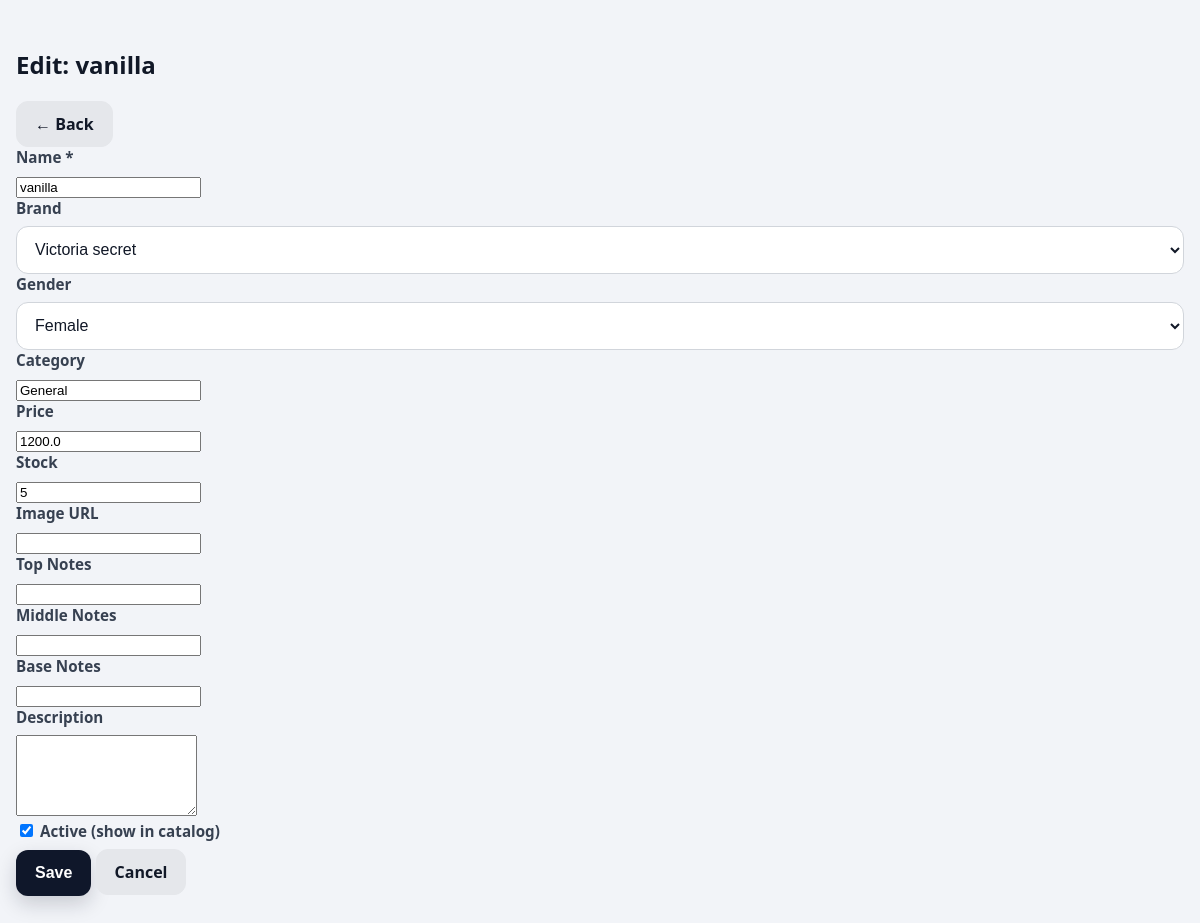
Page /admin/perfumes/8/edit on the committed database.
### app/models.py (models this page shows, shortened)
class Perfume(db.Model):
    id = db.Column(db.Integer, primary_key=True)
    name = db.Column(db.String(150), nullable=False)
    price = db.Column(db.Float, nullable=False, default=0.0)
    stock_qty = db.Column(db.Integer, nullable=False, default=0)
    gender_target = db.Column(db.String(20), nullable=False, default="Unisex")
    category = db.Column(db.String(50), nullable=False, default="General")
    top_notes = db.Column(db.String(200), default="")
    middle_notes = db.Column(db.String(200), default="")
    base_notes = db.Column(db.String(200), default="")
    description = db.Column(db.Text, default="")
    image_url = db.Column(db.String(500), default="")
    is_active = db.Column(db.Boolean, default=True, nullable=False)
    brand_id = db.Column(db.Integer, db.ForeignKey("brand.id"), nullable=False)

class Brand(db.Model):
    id = db.Column(db.Integer, primary_key=True)
    name = db.Column(db.String(100), unique=True, nullable=False)
    perfumes = db.relationship("Perfume", backref="brand_obj", lazy=True)

### app/routes.py (the view, shortened to what this page needs)
@app.route("/admin/perfumes/<int:perfume_id>/edit", methods=["GET", "POST"])
def admin_edit_perfume(perfume_id):
    perfume = db.session.get(Perfume, perfume_id)
    if not perfume:
        return "Perfume not found", 404
    brands = Brand.query.order_by(Brand.name.asc()).all()
    error_msg = ""
    return render_template("admin_edit_perfume.html", perfume=perfume, brands=brands, error_msg=error_msg)

### app/templates/admin_edit_perfume.html (shortened to what this page needs)
{% extends "base.html" %}
{% block content %}
<div class="container page-content">
  <div class="admin-head-row">
    <h2>Edit: {{ perfume.name }}</h2>
    <a class="btn btn-secondary" href="{{ url_for('admin_perfumes') }}">← Back</a>
  </div>
  <div class="admin-form-card">
    <form method="POST">
      <div class="admin-form-grid">
        <div class="field field-full">
          <label>Name *</label>
          <input class="search-input" name="name" value="{{ perfume.name }}" required>
        </div>
        <div class="field">
          <label>Brand</label>
          <select name="brand_id">
            {% for b in brands %}
              <option value="{{ b.id }}" {% if perfume.brand_id == b.id %}selected{% endif %}>{{ b.name }}</option>
            {% endfor %}
          </select>
        </div>
        <div class="field">
          <label>Gender</label>
          {% set g = perfume.gender_target or "Unisex" %}
          <select name="gender_target">
            <option value="Female" {% if g=="Female" %}selected{% endif %}>Female</option>
          </select>
        </div>
        <div class="field">
          <label>Category</label>
          <input class="search-input" name="category" value="{{ perfume.category or 'General' }}">
        </div>
        <div class="field">
          <label>Price</label>
          <input class="search-input" name="price" value="{{ perfume.price }}">
        </div>
        <div class="field">
          <label>Stock</label>
          <input class="search-input" name="stock_qty" value="{{ perfume.stock_qty }}">
        </div>
        <div class="field field-full">
          <label>Image URL</label>
          <input class="search-input" name="image_url" value="{{ perfume.image_url or '' }}">
        </div>
        <div class="field">
          <label>Top Notes</label>
          <input class="search-input" name="top_notes" value="{{ perfume.top_notes or '' }}">
        </div>
        <div class="field">
          <label>Middle Notes</label>
          <input class="search-input" name="middle_notes" value="{{ perfume.middle_notes or '' }}">
        </div>
        <div class="field">
          <label>Base Notes</label>
          <input class="search-input" name="base_notes" value="{{ perfume.base_notes or '' }}">
        </div>
        <div class="field field-full">
          <label>Description</label>
          <textarea class="admin-textarea" name="description" rows="5">{{ perfume.description or '' }}</textarea>
        </div>
        <div class="field field-full inline-check">
          <label class="check-wrap">
            <input type="checkbox" name="is_active" {% if perfume.is_active %}checked{% endif %}>
            <span>Active (show in catalog)</span>
          </label>
        </div>
        <div class="field field-full form-actions">
          <button class="btn btn-primary" type="submit">Save</button>
          <a class="btn btn-secondary" href="{{ url_for('admin_perfumes') }}">Cancel</a>
        </div>
      </div>
    </form>
  </div>
</div>
{% endblock %}

### app/static/css/style.css (style rules this page uses)
:root { --bg: #f2f4f8; --panel: #ffffff; --text: #111827; --muted: #6b7280; --line: #e5e7eb; --primary: #0f172a; --primary-2: #1e3a8a; --primary-3: #2563eb; --shadow: 0 10px 30px rgba(15, 23, 42, 0.08); --radius-lg: 18px; --radius-md: 12px; --radius-sm: 10px; }
* { box-sizing: border-box; }
html, body { margin: 0; padding: 0; font-family: "Segoe UI", Tahoma, Geneva, Verdana, sans-serif; background: var(--bg); color: var(--text); }
a { color: inherit; text-decoration: none; }
.container { width: min(1280px, calc(100% - 32px)); margin-inline: auto; }
.page-content { padding: 28px 0 40px; }
.field label { display: block; margin-bottom: 8px; font-weight: 600; color: #374151; font-size: 0.95rem; }
.field select { width: 100%; height: 48px; border: 1px solid #d1d5db; background: #fff; border-radius: 12px; padding: 0 14px; font-size: 1rem; color: #111827; outline: none; transition: border-color 0.18s ease, box-shadow 0.18s ease; }
.btn { display: inline-flex; align-items: center; justify-content: center; height: 46px; padding: 0 18px; border-radius: 12px; border: 1px solid transparent; cursor: pointer; font-weight: 700; font-size: 1rem; transition: transform 0.12s ease, box-shadow 0.12s ease, background-color 0.15s ease; }
.btn-primary { background: var(--primary); color: #fff; box-shadow: 0 8px 20px rgba(15, 23, 42, 0.18); }
.btn-secondary { background: #e5e7eb; color: #111827; border-color: #e5e7eb; }

### rows in the picture
Perfume: name "vanilla", brand_id "Victoria secret", gender_target "Female", category "General", price "1200.0", stock_qty "5", is_active "☑"
